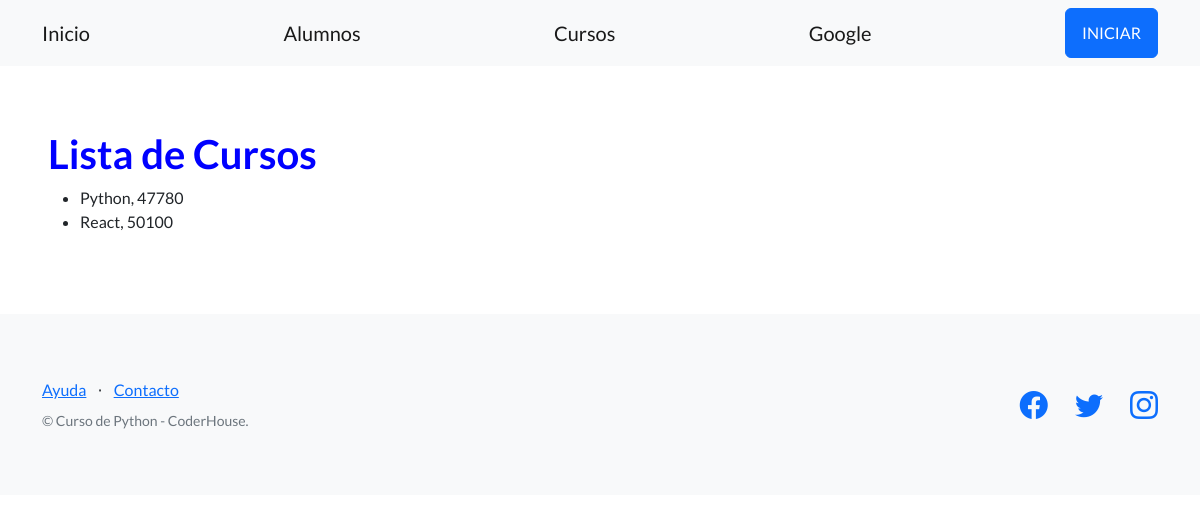
The page /studios/cursos/ on the database as committed earlier.
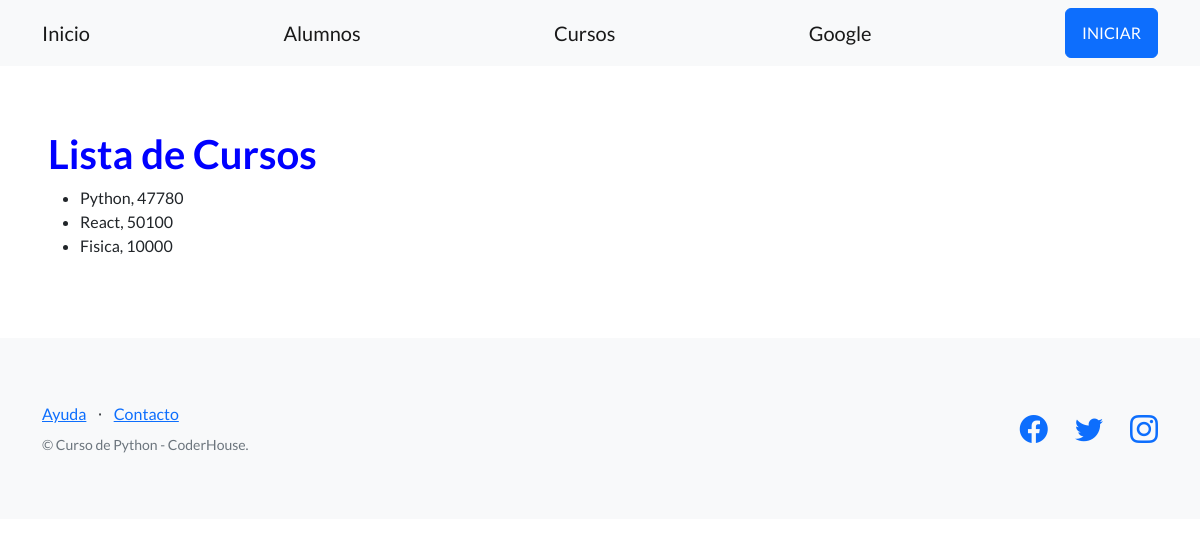
The same page on the database as committed later.
### control_studios/models.py (models this page shows, shortened)
class Curso(models.Model):
   nombre = models.CharField(max_length=64)
   comision = models.IntegerField()

### control_studios/views.py (the view)
# urls.py: path("cursos/", listar_cursos, name="lista_cursos"),
def listar_cursos(request):
    contexto = {
        "cursos": Curso.objects.all(),
    }
    http_response = render(
        request=request,
        template_name='control_studios/lista_cursos.html',
        context=contexto,
    )
    return http_response

### control_studios/templates/control_studios/lista_cursos.html (shortened to what this page needs)
{% extends "base.html" %}
    {% block contenido %}
    <h1 style="color:blue;">
      Lista de Cursos
    </h1>
    <ul>
    {% for curso in cursos %}
    <li>
      {{ curso.nombre}}, {{ curso.comision}}
    </li>
    {% endfor %}
    </ul>
    {% endblock contenido %}

Rows that differ between the two databases and show on the page:
added Curso: nombre "Fisica", comision "10000"
